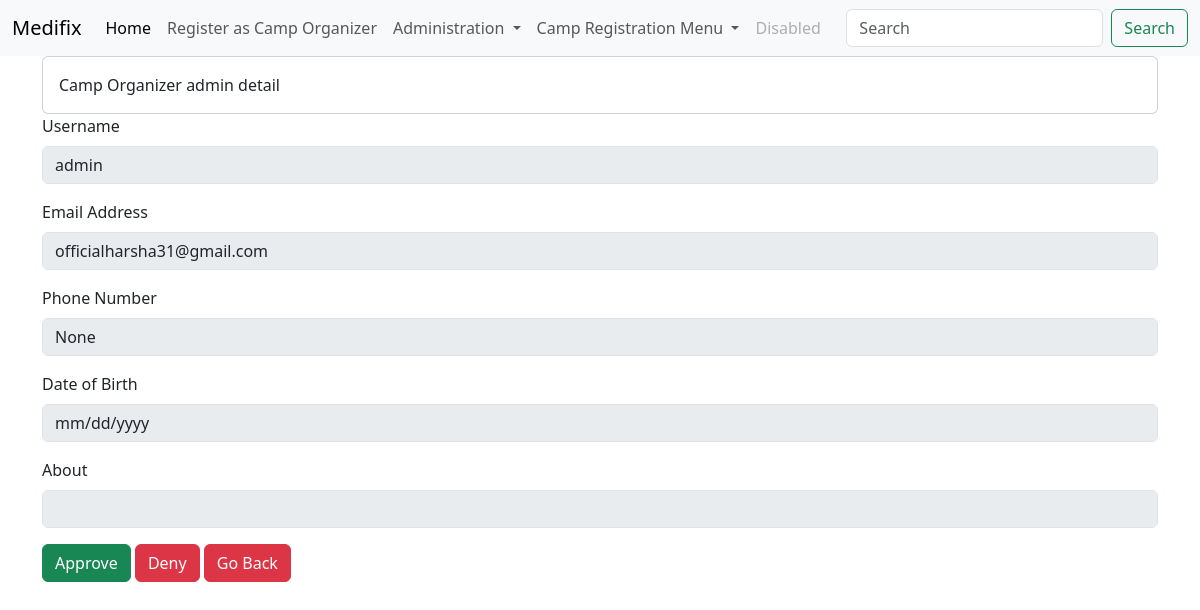
The page /organizer/admin/ (signed in) on the database as committed earlier.
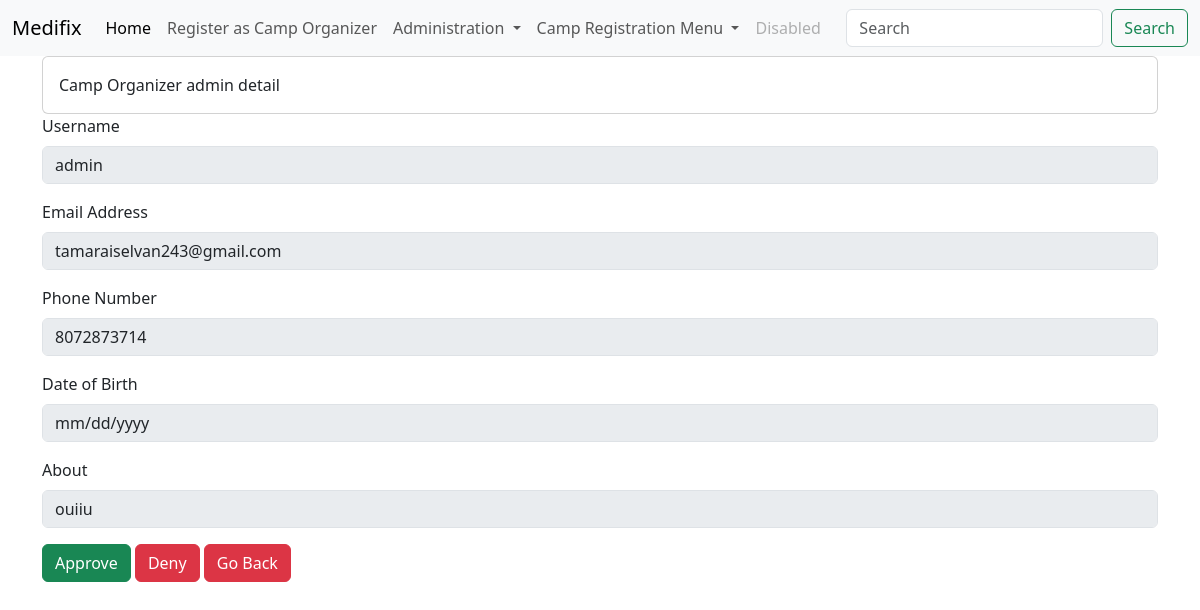
The same page on the database as committed later.
### administration/models.py (models this page shows, shortened)
class profile(models.Model):
    user_name = models.OneToOneField(User, on_delete=models.CASCADE)
    phone_number = models.IntegerField(null=True, blank=True)
    date_of_birth = models.DateField(null=True, blank=True)
    camp_register = models.BooleanField(default=False)
    submitted_application = models.BooleanField(default=False)
    about = models.TextField(max_length=2000, null=True, blank=True)

### administration/views.py (the view)
# urls.py: path('organizer/<str:username>/', views.camp_organizer_profile_detail, name='organizer_user_profile_detail'),
@login_required
def camp_organizer_profile_detail(request,username):
    user_profile = get_object_or_404(profile, user_name__username=username)
    return render(request, 'camp/organizer_user_profile.html', {'user_profile': user_profile})

### templates/camp/organizer_user_profile.html (shortened to what this page needs)
{% extends 'base.html' %}
{% load static %}
{% block content %}
<div class="card">
    <div class="card-body">
        Camp Organizer {{ user_profile.user_name.username }} detail
    </div>
</div>
<form>
    <div class="mb-3">
        <label for="Username" class="form-label">Username</label>
        <input type="text" class="form-control" id="Username" value="{{ user_profile.user_name.username }}" disabled>
    </div>
    <div class="mb-3">
        <label for="Emailaddress" class="form-label">Email Address</label>
        <input type="email" class="form-control" id="email" value="{{ user_profile.user_name.email }}" disabled>
    </div>
    <div class="mb-3">
        <label for="PhoneNumber" class="form-label">Phone Number</label>
        <input type="text" class="form-control" id="PhoneNumber" value="{{ user_profile.phone_number }}" disabled>
    </div>
    <div class="mb-3">
        <label for="date_of_birth" class="form-label">Date of Birth</label>
        <input type="date" class="form-control" id="date_of_birth" value="{{ user_profile.date_of_birth }}" disabled>
    </div>
    <div class="mb-3">
        <label for="about" class="form-label">About</label>
        <input type="text" class="form-control" id="about" value="{{ user_profile.about }}" disabled>
    </div>
    <a href="{% url 'approve_application' user_profile.user_name.username %}" class="btn btn-success">Approve</a>
    <a href="{% url 'deny_application' user_profile.user_name.username %}" class="btn btn-danger">Deny</a>
    <a href="{% url 'camp_organizer_request' %}" class="btn btn-danger">Go Back</a>
</form>
{% endblock %}

Rows that differ between the two databases and show on the page:
changed profile "admin": user_name.email "officialharsha31@gmail.com" → "tamaraiselvan243@gmail.com"; phone_number "None" → "8072873714"; about (not shown) → "ouiiu"
